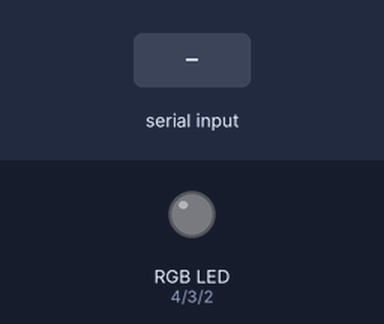
The sketch below on a simulated Arduino Uno, built with avr-gcc and run on an emulated ATmega328P. On the bench: an RGB LED mixed from three pins (HIGH = lit). The test bench sets the inputs (shaded band).

Above: at 1.2 s.
1.3 s: "a" received over Serial
At 2.2 s:
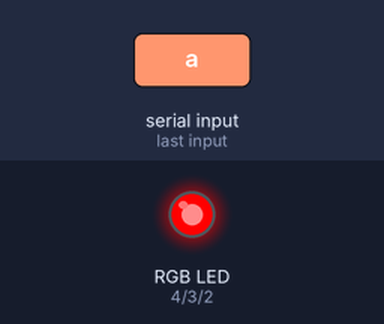
2.8 s: "g" received over Serial
At 3.4 s:
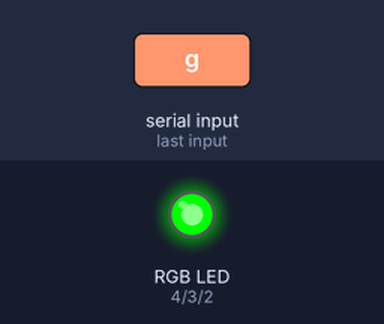
4.3 s: "b" received over Serial
At 5.5 s:
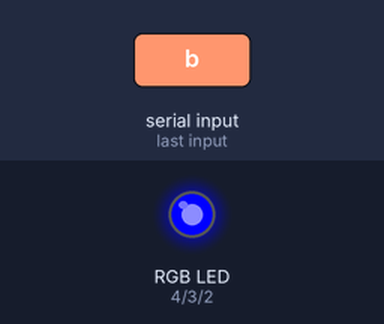
5.8 s: "y" received over Serial
At 6.9 s:
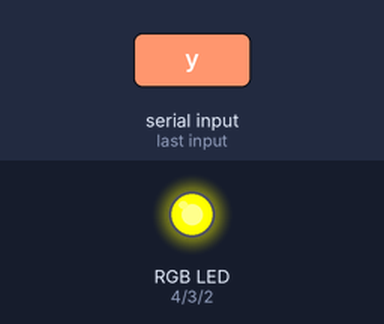
7.3 s: "m" received over Serial
At 8.0 s:
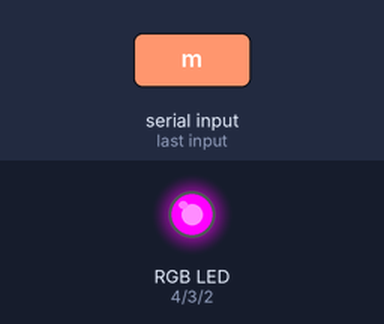
8.8 s: "c" received over Serial
At 9.1 s:
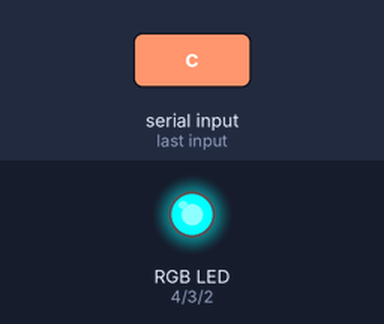
Timing chart, 0 to 11.3 s (numbered marks = the images above; inputs shaded):
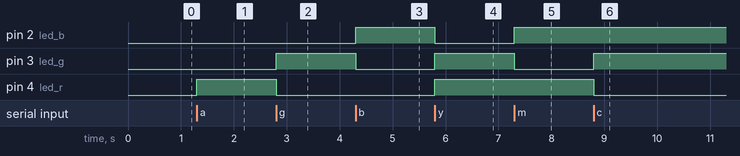

Measured:
- after the input at 1.3 s, pin 4 (led_r): LOW → HIGH at once
- after the input at 2.8 s, pin 3 (led_g): LOW → HIGH at once; pin 4 (led_r): HIGH → LOW at once
- after the input at 4.3 s, pin 2 (led_b): LOW → HIGH at once; pin 3 (led_g): HIGH → LOW at once
- after the input at 5.8 s, pin 2 (led_b): HIGH → LOW at once; pin 3 (led_g), pin 4 (led_r): LOW → HIGH at once
- after the input at 7.3 s, pin 2 (led_b): LOW → HIGH at once; pin 3 (led_g): HIGH → LOW at once
- after the input at 8.8 s, pin 3 (led_g): LOW → HIGH at once; pin 4 (led_r): HIGH → LOW at once

The sketch:

Led_RGB_-_Copia.ino
```cpp
// ------------------------------------------------------------------------------------------------------------
// Defines/Variables
// ------------------------------------------------------------------------------------------------------------
#define led_r 4
#define led_g 3
#define led_b 2
#define botao 7
#define maximo 7
int key_down = 0;
int key_up = 0;
int ciclo = 0;


// ------------------------------------------------------------------------------------------------------------
// Functions
// ------------------------------------------------------------------------------------------------------------


void Vermelho() {
  digitalWrite(led_r, 1);
  digitalWrite(led_g, 0);
  digitalWrite(led_b, 0);
}
void Verde() {
  digitalWrite(led_r, 0);
  digitalWrite(led_g, 1);
  digitalWrite(led_b, 0);
}
void Azul() {
  digitalWrite(led_r, 0);
  digitalWrite(led_g, 0);
  digitalWrite(led_b, 1);
}
void Amarelo(){
  digitalWrite(led_r,1);
  digitalWrite(led_g,1);
  digitalWrite(led_b,0);
}
void Branco(){
  digitalWrite(led_r,1);
  digitalWrite(led_g,1);
  digitalWrite(led_b,1);
}
void Magenta(){
  digitalWrite(led_r,1);
  digitalWrite(led_g,0);
  digitalWrite(led_b,1);
}
void Ciano(){
  digitalWrite(led_r,0);
  digitalWrite(led_g,1);
  digitalWrite(led_b,1);
}
void TrocarLed() {
  if (ciclo == 0) {
    Vermelho();
  }else if (ciclo == 1) {
    Verde();
  }else if (ciclo == 2) {
    Azul();
  }else if (ciclo == 3) {
    Amarelo();
  }else if (ciclo == 4) {
    Magenta();
  }else if (ciclo == 5) {
    Ciano();
  }else if (ciclo == 6) {
    Branco();
  }
  ciclo++;
  if(ciclo>maximo-1) {
    ciclo = 0;
  }
}
void Button() {
  if (digitalRead(botao) == HIGH) {
    key_down = 1;
    key_up = 0;
  }else {
    key_up = 1;
  }
  if ((key_down == 1) and (key_up == 1)) {
    key_down = 0;
    key_up = 0;
    TrocarLed();
  }
}
void Python() {
  while (Serial.available()) {
    char situacao = Serial.read();
    if (situacao == 'a') {
      TrocarLed();
    }else if (situacao == 'r') {
      Vermelho();
    }else if (situacao == 'g') {
      Verde();
    }else if (situacao == 'b') {
      Azul();
    }else if (situacao == 'y') {
      Amarelo();
    }else if (situacao == 'm') {
      Magenta();
    }else if (situacao == 'c') {
      Ciano();
    }else if (situacao == 'w') {
      Branco();
    }
  }
}

// ------------------------------------------------------------------------------------------------------------
// Source
// ------------------------------------------------------------------------------------------------------------


void setup() {
  pinMode(led_r, OUTPUT);
  pinMode(led_g, OUTPUT);
  pinMode(led_b, OUTPUT);
  pinMode(botao, INPUT);
  Serial.begin(9600);
}
void loop() {
  //Button();
  Python();
}
```
